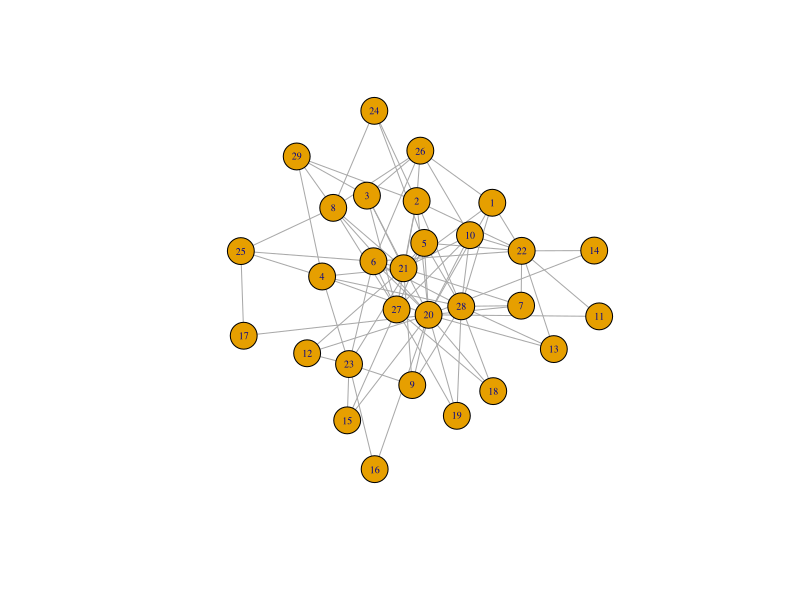

This chart was generated by the following R code:
library(igraph)

trial <- read.table("Boba_Data.csv", sep = ",", header = TRUE)

trial <- as.matrix(trial)



boba <- graph_from_biadjacency_matrix(trial)

plot(boba, vertex.label.cex = .6)
